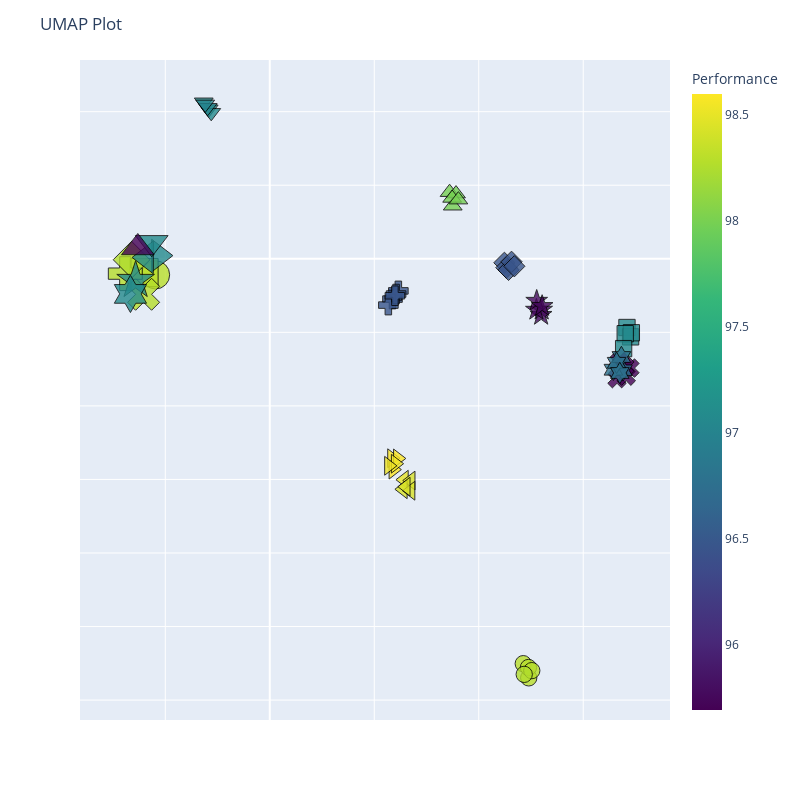

This figure's notebook cell:
### Markdown cell above
### UMAP chart

### Code cell
fig = umap_plot(df_umap_all)

fig.show()

### Figure 1 — Plotly figure (JSON) as saved in the notebook; plotly's stock layout.template omitted (floating-point values rounded to 4 significant figures)
{"data": [{"hovertemplate": "<b>%{hovertext}</b><br><br>algorithm_id=1<br>=%{y}<br>size=%{marker.size}<br>Performance=%{marker.color}<extra></extra>", "hovertext": ["K-Nearest Neighbor<br>Performance: 98.3%<br>Model ID: 298<br>Accuracy: 96.43%<br>Precision: 96.59%<br>Recall: 96.43%<br>ROC AUC: 98.64<br>Geometric Mean: 100.0<br>Matthews Correlation: 100.0<br>F1: 100.0<br>Log Loss: 0.0", "K-Nearest Neighbor<br>Performance: 98.3%<br>Model ID: 346<br>Accuracy: 96.43%<br>Precision: 96.59%<br>Recall: 96.43%<br>ROC AUC: 98.64<br>Geometric Mean: 100.0<br>Matthews Correlation: 100.0<br>F1: 100.0<br>Log Loss: 0.0", "K-Nearest Neighbor<br>Performance: 98.28%<br>Model ID: 490<br>Accuracy: 96.43%<br>Precision: 96.59%<br>Recall: 96.43%<br>ROC AUC: 98.54<br>Geometric Mean: 100.0<br>Matthews Correlation: 100.0<br>F1: 100.0<br>Log Loss: 0.0", "K-Nearest Neighbor<br>Performance: 98.28%<br>Model ID: 538<br>Accuracy: 96.43%<br>Precision: 96.59%<br>Recall: 96.43%<br>ROC AUC: 98.54<br>Geometric Mean: 100.0<br>Matthews Correlation: 100.0<br>F1: 100.0<br>Log Loss: 0.0", "K-Nearest Neighbor<br>Performance: 98.26%<br>Model ID: 544<br>Accuracy: 96.28%<br>Precision: 96.42%<br>Recall: 96.28%<br>ROC AUC: 98.82<br>Geometric Mean: 100.0<br>Matthews Correlation: 100.0<br>F1: 100.0<br>Log Loss: 0.0", "K-Nearest Neighbor<br>Performance: 98.3%<br>Model ID: meta_1<br>Accuracy: 96.43%<br>Precision: 96.59%<br>Recall: 96.43%<br>ROC AUC: 98.64<br>Geometric Mean: 100.0<br>Matthews Correlation: 100.0<br>F1: 100.0<br>Log Loss: 0.0"], "legendgroup": "1", "marker": {"color": [98.3, 98.3, 98.28, 98.28, 98.26, 98.3], "coloraxis": "coloraxis", "line": {"color": "Black", "width": 1}, "opacity": 0.8, "size": [1, 1, 1, 1, 1, 3], "sizemode": "area", "sizeref": 0.0075, "symbol": "circle"}, "mode": "markers", "name": "1", "orientation": "v", "showlegend": true, "type": "scatter", "x": [24.26, 24.78, 24.76, 25.08, 24.35, -10.93], "xaxis": "x", "y": [-27.52, -28.49, -27.78, -28.0, -28.25, -1.093], "yaxis": "y"}, {"hovertemplate": "<b>%{hovertext}</b><br><br>algorithm_id=2<br>=%{y}<br>size=%{marker.size}<br>Performance=%{marker.color}<extra></extra>", "hovertext": ["Support Vector Machine<br>Performance: 97.08%<br>Model ID: 717<br>Accuracy: 96.57%<br>Precision: 96.68%<br>Recall: 96.57%<br>ROC AUC: 98.7<br>Geometric Mean: 97.87<br>Matthews Correlation: 95.29<br>F1: 97.86<br>Log Loss: 2.56", "Support Vector Machine<br>Performance: 97.07%<br>Model ID: 697<br>Accuracy: 96.57%<br>Precision: 96.68%<br>Recall: 96.57%<br>ROC AUC: 98.67<br>Geometric Mean: 97.87<br>Matthews Correlation: 95.29<br>F1: 97.86<br>Log Loss: 6.78", "Support Vector Machine<br>Performance: 97.08%<br>Model ID: 713<br>Accuracy: 96.57%<br>Precision: 96.68%<br>Recall: 96.57%<br>ROC AUC: 98.69<br>Geometric Mean: 97.87<br>Matthews Correlation: 95.29<br>F1: 97.86<br>Log Loss: 3.35", "Support Vector Machine<br>Performance: 97.08%<br>Model ID: 709<br>Accuracy: 96.57%<br>Precision: 96.68%<br>Recall: 96.57%<br>ROC AUC: 98.69<br>Geometric Mean: 97.87<br>Matthews Correlation: 95.29<br>F1: 97.86<br>Log Loss: 4.15", "Support Vector Machine<br>Performance: 97.07%<br>Model ID: 677<br>Accuracy: 96.57%<br>Precision: 96.68%<br>Recall: 96.57%<br>ROC AUC: 98.67<br>Geometric Mean: 97.87<br>Matthews Correlation: 95.29<br>F1: 97.86<br>Log Loss: 11.57", "Support Vector Machine<br>Performance: 98.3%<br>Model ID: meta_2<br>Accuracy: 96.43%<br>Precision: 96.59%<br>Recall: 96.43%<br>ROC AUC: 98.64<br>Geometric Mean: 100.0<br>Matthews Correlation: 100.0<br>F1: 100.0<br>Log Loss: 0.0"], "legendgroup": "2", "marker": {"color": [97.08, 97.07, 97.08, 97.08, 97.07, 98.3], "coloraxis": "coloraxis", "line": {"color": "Black", "width": 1}, "opacity": 0.8, "size": [1, 1, 1, 1, 1, 3], "sizemode": "area", "sizeref": 0.0075, "symbol": "square"}, "mode": "markers", "name": "2", "orientation": "v", "showlegend": true, "type": "scatter", "x": [34.19, 34.53, 34.61, 34.02, 33.87, -12.04], "xaxis": "x", "y": [-4.67, -5.308, -5.029, -5.092, -6.107, -0.9393], "yaxis": "y"}, {"hovertemplate": "<b>%{hovertext}</b><br><br>algorithm_id=3<br>=%{y}<br>size=%{marker.size}<br>Performance=%{marker.color}<extra></extra>", "hovertext": ["Gaussian Naive Bayes<br>Performance: 95.69%<br>Model ID: 737<br>Accuracy: 95.85%<br>Precision: 96.08%<br>Recall: 95.85%<br>ROC AUC: 99.0<br>Geometric Mean: 96.15<br>Matthews Correlation: 91.05<br>F1: 95.88<br>Log Loss: 100.0", "Gaussian Naive Bayes<br>Performance: 95.69%<br>Model ID: 1066<br>Accuracy: 95.85%<br>Precision: 96.08%<br>Recall: 95.85%<br>ROC AUC: 99.0<br>Geometric Mean: 96.15<br>Matthews Correlation: 91.05<br>F1: 95.88<br>Log Loss: 34.07", "Gaussian Naive Bayes<br>Performance: 95.69%<br>Model ID: 1079<br>Accuracy: 95.85%<br>Precision: 96.08%<br>Recall: 95.85%<br>ROC AUC: 99.0<br>Geometric Mean: 96.15<br>Matthews Correlation: 91.05<br>F1: 95.88<br>Log Loss: 31.46", "Gaussian Naive Bayes<br>Performance: 95.69%<br>Model ID: 1078<br>Accuracy: 95.85%<br>Precision: 96.08%<br>Recall: 95.85%<br>ROC AUC: 99.0<br>Geometric Mean: 96.15<br>Matthews Correlation: 91.05<br>F1: 95.88<br>Log Loss: 31.66", "Gaussian Naive Bayes<br>Performance: 95.69%<br>Model ID: 1077<br>Accuracy: 95.85%<br>Precision: 96.08%<br>Recall: 95.85%<br>ROC AUC: 99.0<br>Geometric Mean: 96.15<br>Matthews Correlation: 91.05<br>F1: 95.88<br>Log Loss: 31.86", "Gaussian Naive Bayes<br>Performance: 98.28%<br>Model ID: meta_3<br>Accuracy: 96.43%<br>Precision: 96.59%<br>Recall: 96.43%<br>ROC AUC: 98.54<br>Geometric Mean: 100.0<br>Matthews Correlation: 100.0<br>F1: 100.0<br>Log Loss: 0.0"], "legendgroup": "3", "marker": {"color": [95.69, 95.69, 95.69, 95.69, 95.69, 98.28], "coloraxis": "coloraxis", "line": {"color": "Black", "width": 1}, "opacity": 0.8, "size": [1, 1, 1, 1, 1, 3], "sizemode": "area", "sizeref": 0.0075, "symbol": "x"}, "mode": "markers", "name": "3", "orientation": "v", "showlegend": true, "type": "scatter", "x": [33.24, 34.12, 33.46, 34.47, 33.98, -12.08], "xaxis": "x", "y": [-8.148, -7.98, -7.005, -7.429, -7.331, -2.414], "yaxis": "y"}, {"hovertemplate": "<b>%{hovertext}</b><br><br>algorithm_id=4<br>=%{y}<br>size=%{marker.size}<br>Performance=%{marker.color}<extra></extra>", "hovertext": ["Multilayer Perceptron<br>Performance: 96.47%<br>Model ID: 1334<br>Accuracy: 95.71%<br>Precision: 95.9%<br>Recall: 95.71%<br>ROC AUC: 98.72<br>Geometric Mean: 97.45<br>Matthews Correlation: 94.35<br>F1: 97.43<br>Log Loss: 0.0", "Multilayer Perceptron<br>Performance: 96.47%<br>Model ID: 1346<br>Accuracy: 95.71%<br>Precision: 95.9%<br>Recall: 95.71%<br>ROC AUC: 98.72<br>Geometric Mean: 97.45<br>Matthews Correlation: 94.35<br>F1: 97.43<br>Log Loss: 0.0", "Multilayer Perceptron<br>Performance: 96.47%<br>Model ID: 1333<br>Accuracy: 95.71%<br>Precision: 95.9%<br>Recall: 95.71%<br>ROC AUC: 98.72<br>Geometric Mean: 97.45<br>Matthews Correlation: 94.35<br>F1: 97.43<br>Log Loss: 0.0", "Multilayer Perceptron<br>Performance: 96.47%<br>Model ID: 1339<br>Accuracy: 95.71%<br>Precision: 95.9%<br>Recall: 95.71%<br>ROC AUC: 98.72<br>Geometric Mean: 97.45<br>Matthews Correlation: 94.35<br>F1: 97.43<br>Log Loss: 0.0", "Multilayer Perceptron<br>Performance: 96.47%<br>Model ID: 1340<br>Accuracy: 95.71%<br>Precision: 95.9%<br>Recall: 95.71%<br>ROC AUC: 98.72<br>Geometric Mean: 97.45<br>Matthews Correlation: 94.35<br>F1: 97.43<br>Log Loss: 0.0", "Multilayer Perceptron<br>Performance: 98.28%<br>Model ID: meta_4<br>Accuracy: 96.43%<br>Precision: 96.59%<br>Recall: 96.43%<br>ROC AUC: 98.54<br>Geometric Mean: 100.0<br>Matthews Correlation: 100.0<br>F1: 100.0<br>Log Loss: 0.0"], "legendgroup": "4", "marker": {"color": [96.47, 96.47, 96.47, 96.47, 96.47, 98.28], "coloraxis": "coloraxis", "line": {"color": "Black", "width": 1}, "opacity": 0.8, "size": [1, 1, 1, 1, 1, 3], "sizemode": "area", "sizeref": 0.0075, "symbol": "cross"}, "mode": "markers", "name": "4", "orientation": "v", "showlegend": true, "type": "scatter", "x": [11.75, 12.31, 11.35, 12.09, 11.98, -13.83], "xaxis": "x", "y": [-2.741, -2.182, -3.148, -2.398, -2.512, -1.01], "yaxis": "y"}, {"hovertemplate": "<b>%{hovertext}</b><br><br>algorithm_id=5<br>=%{y}<br>size=%{marker.size}<br>Performance=%{marker.color}<extra></extra>", "hovertext": ["Logistic Regression<br>Performance: 96.46%<br>Model ID: 1357<br>Accuracy: 96.43%<br>Precision: 96.52%<br>Recall: 96.43%<br>ROC AUC: 99.41<br>Geometric Mean: 96.52<br>Matthews Correlation: 93.03<br>F1: 96.85<br>Log Loss: 0.22", "Logistic Regression<br>Performance: 96.46%<br>Model ID: 1365<br>Accuracy: 96.43%<br>Precision: 96.52%<br>Recall: 96.43%<br>ROC AUC: 99.41<br>Geometric Mean: 96.52<br>Matthews Correlation: 93.03<br>F1: 96.85<br>Log Loss: 0.22", "Logistic Regression<br>Performance: 96.46%<br>Model ID: 1381<br>Accuracy: 96.43%<br>Precision: 96.52%<br>Recall: 96.43%<br>ROC AUC: 99.41<br>Geometric Mean: 96.52<br>Matthews Correlation: 93.03<br>F1: 96.85<br>Log Loss: 0.22", "Logistic Regression<br>Performance: 96.46%<br>Model ID: 1374<br>Accuracy: 96.43%<br>Precision: 96.52%<br>Recall: 96.43%<br>ROC AUC: 99.41<br>Geometric Mean: 96.52<br>Matthews Correlation: 93.03<br>F1: 96.85<br>Log Loss: 0.22", "Logistic Regression<br>Performance: 96.46%<br>Model ID: 1373<br>Accuracy: 96.43%<br>Precision: 96.52%<br>Recall: 96.43%<br>ROC AUC: 99.41<br>Geometric Mean: 96.52<br>Matthews Correlation: 93.03<br>F1: 96.85<br>Log Loss: 0.22", "Logistic Regression<br>Performance: 98.26%<br>Model ID: meta_5<br>Accuracy: 96.28%<br>Precision: 96.42%<br>Recall: 96.28%<br>ROC AUC: 98.82<br>Geometric Mean: 100.0<br>Matthews Correlation: 100.0<br>F1: 100.0<br>Log Loss: 0.0"], "legendgroup": "5", "marker": {"color": [96.46, 96.46, 96.46, 96.46, 96.46, 98.26], "coloraxis": "coloraxis", "line": {"color": "Black", "width": 1}, "opacity": 0.8, "size": [1, 1, 1, 1, 1, 3], "sizemode": "area", "sizeref": 0.0075, "symbol": "diamond"}, "mode": "markers", "name": "5", "orientation": "v", "showlegend": true, "type": "scatter", "x": [22.46, 22.64, 22.85, 23.14, 23.41, -13.23], "xaxis": "x", "y": [-0.272, -0.6022, -0.755, -0.2023, -0.5095, -0.06434], "yaxis": "y"}, {"hovertemplate": "<b>%{hovertext}</b><br><br>algorithm_id=6<br>=%{y}<br>size=%{marker.size}<br>Performance=%{marker.color}<extra></extra>", "hovertext": ["Linear Discriminant Analysis<br>Performance: 95.77%<br>Model ID: 2196<br>Accuracy: 95.71%<br>Precision: 95.88%<br>Recall: 95.71%<br>ROC AUC: 99.36<br>Geometric Mean: 95.69<br>Matthews Correlation: 91.74<br>F1: 96.27<br>Log Loss: 100.0", "Linear Discriminant Analysis<br>Performance: 95.77%<br>Model ID: 2195<br>Accuracy: 95.71%<br>Precision: 95.88%<br>Recall: 95.71%<br>ROC AUC: 99.36<br>Geometric Mean: 95.69<br>Matthews Correlation: 91.74<br>F1: 96.27<br>Log Loss: 100.0", "Linear Discriminant Analysis<br>Performance: 95.76%<br>Model ID: 2172<br>Accuracy: 95.71%<br>Precision: 95.88%<br>Recall: 95.71%<br>ROC AUC: 99.39<br>Geometric Mean: 95.59<br>Matthews Correlation: 91.74<br>F1: 96.27<br>Log Loss: 70.9", "Linear Discriminant Analysis<br>Performance: 95.76%<br>Model ID: 2170<br>Accuracy: 95.71%<br>Precision: 95.88%<br>Recall: 95.71%<br>ROC AUC: 99.39<br>Geometric Mean: 95.59<br>Matthews Correlation: 91.74<br>F1: 96.27<br>Log Loss: 68.95", "Linear Discriminant Analysis<br>Performance: 95.76%<br>Model ID: 2171<br>Accuracy: 95.71%<br>Precision: 95.88%<br>Recall: 95.71%<br>ROC AUC: 99.39<br>Geometric Mean: 95.59<br>Matthews Correlation: 91.74<br>F1: 96.27<br>Log Loss: 70.9", "Linear Discriminant Analysis<br>Performance: 97.08%<br>Model ID: meta_6<br>Accuracy: 96.57%<br>Precision: 96.68%<br>Recall: 96.57%<br>ROC AUC: 98.7<br>Geometric Mean: 97.87<br>Matthews Correlation: 95.29<br>F1: 97.86<br>Log Loss: 2.56"], "legendgroup": "6", "marker": {"color": [95.77, 95.77, 95.76, 95.76, 95.76, 97.08], "coloraxis": "coloraxis", "line": {"color": "Black", "width": 1}, "opacity": 0.8, "size": [1, 1, 1, 1, 1, 3], "sizemode": "area", "sizeref": 0.0075, "symbol": "star"}, "mode": "markers", "name": "6", "orientation": "v", "showlegend": true, "type": "scatter", "x": [26.02, 25.97, 25.52, 25.55, 26.07, -12.84], "xaxis": "x", "y": [-3.467, -3.82, -3.472, -2.863, -3.218, -1.476], "yaxis": "y"}, {"hovertemplate": "<b>%{hovertext}</b><br><br>algorithm_id=7<br>=%{y}<br>size=%{marker.size}<br>Performance=%{marker.color}<extra></extra>", "hovertext": ["Quadratic Discriminant Analysis<br>Performance: 96.78%<br>Model ID: 2424<br>Accuracy: 96.86%<br>Precision: 96.96%<br>Recall: 96.86%<br>ROC AUC: 99.36<br>Geometric Mean: 97.02<br>Matthews Correlation: 93.42<br>F1: 97.01<br>Log Loss: 15.72", "Quadratic Discriminant Analysis<br>Performance: 96.78%<br>Model ID: 2423<br>Accuracy: 96.86%<br>Precision: 96.96%<br>Recall: 96.86%<br>ROC AUC: 99.36<br>Geometric Mean: 97.02<br>Matthews Correlation: 93.42<br>F1: 97.01<br>Log Loss: 15.72", "Quadratic Discriminant Analysis<br>Performance: 96.78%<br>Model ID: 2425<br>Accuracy: 96.86%<br>Precision: 96.96%<br>Recall: 96.86%<br>ROC AUC: 99.36<br>Geometric Mean: 97.02<br>Matthews Correlation: 93.42<br>F1: 97.01<br>Log Loss: 15.72", "Quadratic Discriminant Analysis<br>Performance: 96.78%<br>Model ID: 2426<br>Accuracy: 96.86%<br>Precision: 96.96%<br>Recall: 96.86%<br>ROC AUC: 99.36<br>Geometric Mean: 97.02<br>Matthews Correlation: 93.42<br>F1: 97.01<br>Log Loss: 15.72", "Quadratic Discriminant Analysis<br>Performance: 96.78%<br>Model ID: 2422<br>Accuracy: 96.86%<br>Precision: 96.96%<br>Recall: 96.86%<br>ROC AUC: 99.36<br>Geometric Mean: 97.02<br>Matthews Correlation: 93.42<br>F1: 97.01<br>Log Loss: 15.72", "Quadratic Discriminant Analysis<br>Performance: 97.07%<br>Model ID: meta_7<br>Accuracy: 96.57%<br>Precision: 96.68%<br>Recall: 96.57%<br>ROC AUC: 98.67<br>Geometric Mean: 97.87<br>Matthews Correlation: 95.29<br>F1: 97.86<br>Log Loss: 6.78"], "legendgroup": "7", "marker": {"color": [96.78, 96.78, 96.78, 96.78, 96.78, 97.07], "coloraxis": "coloraxis", "line": {"color": "Black", "width": 1}, "opacity": 0.8, "size": [1, 1, 1, 1, 1, 3], "sizemode": "area", "sizeref": 0.0075, "symbol": "hexagram"}, "mode": "markers", "name": "7", "orientation": "v", "showlegend": true, "type": "scatter", "x": [33.81, 32.89, 33.66, 33.2, 33.5, -13.34], "xaxis": "x", "y": [-7.583, -7.542, -6.678, -7.071, -7.763, -2.387], "yaxis": "y"}, {"hovertemplate": "<b>%{hovertext}</b><br><br>algorithm_id=8<br>=%{y}<br>size=%{marker.size}<br>Performance=%{marker.color}<extra></extra>", "hovertext": ["Random Forest<br>Performance: 98.6%<br>Model ID: 2453<br>Accuracy: 97.0%<br>Precision: 97.1%<br>Recall: 97.0%<br>ROC AUC: 99.08<br>Geometric Mean: 100.0<br>Matthews Correlation: 100.0<br>F1: 100.0<br>Log Loss: 88.53", "Random Forest<br>Performance: 98.6%<br>Model ID: 2454<br>Accuracy: 97.0%<br>Precision: 97.1%<br>Recall: 97.0%<br>ROC AUC: 99.08<br>Geometric Mean: 100.0<br>Matthews Correlation: 100.0<br>F1: 100.0<br>Log Loss: 91.48", "Random Forest<br>Performance: 98.6%<br>Model ID: 2455<br>Accuracy: 97.0%<br>Precision: 97.1%<br>Recall: 97.0%<br>ROC AUC: 99.07<br>Geometric Mean: 100.0<br>Matthews Correlation: 100.0<br>F1: 100.0<br>Log Loss: 88.39", "Random Forest<br>Performance: 98.54%<br>Model ID: 2447<br>Accuracy: 96.86%<br>Precision: 96.96%<br>Recall: 96.86%<br>ROC AUC: 99.08<br>Geometric Mean: 100.0<br>Matthews Correlation: 100.0<br>F1: 100.0<br>Log Loss: 100.0", "Random Forest<br>Performance: 98.54%<br>Model ID: 2469<br>Accuracy: 96.86%<br>Precision: 96.96%<br>Recall: 96.86%<br>ROC AUC: 99.08<br>Geometric Mean: 100.0<br>Matthews Correlation: 100.0<br>F1: 100.0<br>Log Loss: 76.88", "Random Forest<br>Performance: 97.08%<br>Model ID: meta_8<br>Accuracy: 96.57%<br>Precision: 96.68%<br>Recall: 96.57%<br>ROC AUC: 98.69<br>Geometric Mean: 97.87<br>Matthews Correlation: 95.29<br>F1: 97.86<br>Log Loss: 3.35"], "legendgroup": "8", "marker": {"color": [98.6, 98.6, 98.6, 98.54, 98.54, 97.08], "coloraxis": "coloraxis", "line": {"color": "Black", "width": 1}, "opacity": 0.8, "size": [1, 1, 1, 1, 1, 3], "sizemode": "area", "sizeref": 0.0075, "symbol": "triangle-right"}, "mode": "markers", "name": "8", "orientation": "v", "showlegend": true, "type": "scatter", "x": [11.68, 11.81, 12.24, 12.03, 11.39, -10.63], "xaxis": "x", "y": [-13.56, -14.33, -13.57, -13.93, -14.07, 0.2153], "yaxis": "y"}, {"hovertemplate": "<b>%{hovertext}</b><br><br>algorithm_id=9<br>=%{y}<br>size=%{marker.size}<br>Performance=%{marker.color}<extra></extra>", "hovertext": ["Extra Trees<br>Performance: 98.5%<br>Model ID: 2673<br>Accuracy: 96.71%<br>Precision: 96.83%<br>Recall: 96.71%<br>ROC AUC: 99.27<br>Geometric Mean: 100.0<br>Matthews Correlation: 100.0<br>F1: 100.0<br>Log Loss: 0.0", "Extra Trees<br>Performance: 98.44%<br>Model ID: 2607<br>Accuracy: 96.57%<br>Precision: 96.68%<br>Recall: 96.57%<br>ROC AUC: 99.26<br>Geometric Mean: 100.0<br>Matthews Correlation: 100.0<br>F1: 100.0<br>Log Loss: 0.0", "Extra Trees<br>Performance: 98.44%<br>Model ID: 2670<br>Accuracy: 96.57%<br>Precision: 96.69%<br>Recall: 96.57%<br>ROC AUC: 99.27<br>Geometric Mean: 100.0<br>Matthews Correlation: 100.0<br>F1: 100.0<br>Log Loss: 0.0", "Extra Trees<br>Performance: 98.44%<br>Model ID: 2676<br>Accuracy: 96.57%<br>Precision: 96.69%<br>Recall: 96.57%<br>ROC AUC: 99.27<br>Geometric Mean: 100.0<br>Matthews Correlation: 100.0<br>F1: 100.0<br>Log Loss: 0.0", "Extra Trees<br>Performance: 98.44%<br>Model ID: 2675<br>Accuracy: 96.57%<br>Precision: 96.69%<br>Recall: 96.57%<br>ROC AUC: 99.27<br>Geometric Mean: 100.0<br>Matthews Correlation: 100.0<br>F1: 100.0<br>Log Loss: 0.0", "Extra Trees<br>Performance: 97.08%<br>Model ID: meta_9<br>Accuracy: 96.57%<br>Precision: 96.68%<br>Recall: 96.57%<br>ROC AUC: 98.69<br>Geometric Mean: 97.87<br>Matthews Correlation: 95.29<br>F1: 97.86<br>Log Loss: 4.15"], "legendgroup": "9", "marker": {"color": [98.5, 98.44, 98.44, 98.44, 98.44, 97.08], "coloraxis": "coloraxis", "line": {"color": "Black", "width": 1}, "opacity": 0.8, "size": [1, 1, 1, 1, 1, 3], "sizemode": "area", "sizeref": 0.0075, "symbol": "triangle-left"}, "mode": "markers", "name": "9", "orientation": "v", "showlegend": true, "type": "scatter", "x": [12.86, 13.51, 12.76, 13.49, 13.03, -11.83], "xaxis": "x", "y": [-15.02, -15.07, -15.67, -15.77, -15.49, 0.08989], "yaxis": "y"}, {"hovertemplate": "<b>%{hovertext}</b><br><br>algorithm_id=10<br>=%{y}<br>size=%{marker.size}<br>Performance=%{marker.color}<extra></extra>", "hovertext": ["Adaptive Boosting<br>Performance: 97.12%<br>Model ID: 2844<br>Accuracy: 94.99%<br>Precision: 95.2%<br>Recall: 94.99%<br>ROC AUC: 98.4<br>Geometric Mean: 99.05<br>Matthews Correlation: 98.1<br>F1: 99.14<br>Log Loss: 91.16", "Adaptive Boosting<br>Performance: 97.1%<br>Model ID: 2843<br>Accuracy: 95.28%<br>Precision: 95.51%<br>Recall: 95.28%<br>ROC AUC: 98.54<br>Geometric Mean: 98.73<br>Matthews Correlation: 97.47<br>F1: 98.86<br>Log Loss: 90.52", "Adaptive Boosting<br>Performance: 97.08%<br>Model ID: 2834<br>Accuracy: 94.99%<br>Precision: 95.21%<br>Recall: 94.99%<br>ROC AUC: 98.62<br>Geometric Mean: 98.94<br>Matthews Correlation: 97.79<br>F1: 99.0<br>Log Loss: 87.63", "Adaptive Boosting<br>Performance: 97.03%<br>Model ID: 2845<br>Accuracy: 94.99%<br>Precision: 95.21%<br>Recall: 94.99%<br>ROC AUC: 98.42<br>Geometric Mean: 98.84<br>Matthews Correlation: 97.78<br>F1: 99.0<br>Log Loss: 91.33", "Adaptive Boosting<br>Performance: 97.01%<br>Model ID: 2836<br>Accuracy: 94.85%<br>Precision: 95.04%<br>Recall: 94.85%<br>ROC AUC: 98.62<br>Geometric Mean: 98.94<br>Matthews Correlation: 97.79<br>F1: 99.0<br>Log Loss: 88.67", "Adaptive Boosting<br>Performance: 97.07%<br>Model ID: meta_10<br>Accuracy: 96.57%<br>Precision: 96.68%<br>Recall: 96.57%<br>ROC AUC: 98.67<br>Geometric Mean: 97.87<br>Matthews Correlation: 95.29<br>F1: 97.86<br>Log Loss: 11.57"], "legendgroup": "10", "marker": {"color": [97.12, 97.1, 97.08, 97.03, 97.01, 97.07], "coloraxis": "coloraxis", "line": {"color": "Black", "width": 1}, "opacity": 0.8, "size": [1, 1, 1, 1, 1, 3], "sizemode": "area", "sizeref": 0.0075, "symbol": "triangle-down"}, "mode": "markers", "name": "10", "orientation": "v", "showlegend": true, "type": "scatter", "x": [-5.845, -6.319, -5.604, -5.945, -6.176, -11.3], "xaxis": "x", "y": [10.17, 10.65, 9.934, 10.27, 10.51, 1.096], "yaxis": "y"}, {"hovertemplate": "<b>%{hovertext}</b><br><br>algorithm_id=11<br>=%{y}<br>size=%{marker.size}<br>Performance=%{marker.color}<extra></extra>", "hovertext": ["Gradient Boosting<br>Performance: 97.99%<br>Model ID: 2986<br>Accuracy: 95.57%<br>Precision: 95.67%<br>Recall: 95.57%<br>ROC AUC: 99.13<br>Geometric Mean: 100.0<br>Matthews Correlation: 100.0<br>F1: 100.0<br>Log Loss: 0.0", "Gradient Boosting<br>Performance: 97.99%<br>Model ID: 3045<br>Accuracy: 95.57%<br>Precision: 95.67%<br>Recall: 95.57%<br>ROC AUC: 99.12<br>Geometric Mean: 100.0<br>Matthews Correlation: 100.0<br>F1: 100.0<br>Log Loss: 0.11", "Gradient Boosting<br>Performance: 97.98%<br>Model ID: 2963<br>Accuracy: 95.57%<br>Precision: 95.68%<br>Recall: 95.57%<br>ROC AUC: 99.07<br>Geometric Mean: 100.0<br>Matthews Correlation: 100.0<br>F1: 100.0<br>Log Loss: 2.12", "Gradient Boosting<br>Performance: 97.99%<br>Model ID: 2964<br>Accuracy: 95.57%<br>Precision: 95.68%<br>Recall: 95.57%<br>ROC AUC: 99.08<br>Geometric Mean: 100.0<br>Matthews Correlation: 100.0<br>F1: 100.0<br>Log Loss: 1.95", "Gradient Boosting<br>Performance: 97.99%<br>Model ID: 2965<br>Accuracy: 95.57%<br>Precision: 95.68%<br>Recall: 95.57%<br>ROC AUC: 99.08<br>Geometric Mean: 100.0<br>Matthews Correlation: 100.0<br>F1: 100.0<br>Log Loss: 1.85", "Gradient Boosting<br>Performance: 95.69%<br>Model ID: meta_11<br>Accuracy: 95.85%<br>Precision: 96.08%<br>Recall: 95.85%<br>ROC AUC: 99.0<br>Geometric Mean: 96.15<br>Matthews Correlation: 91.05<br>F1: 95.88<br>Log Loss: 100.0"], "legendgroup": "11", "marker": {"color": [97.99, 97.99, 97.98, 97.99, 97.99, 95.69], "coloraxis": "coloraxis", "line": {"color": "Black", "width": 1}, "opacity": 0.8, "size": [1, 1, 1, 1, 1, 3], "sizemode": "area", "sizeref": 0.0075, "symbol": "triangle-up"}, "mode": "markers", "name": "11", "orientation": "v", "showlegend": true, "type": "scatter", "x": [17.21, 17.51, 17.82, 17.45, 18.05, -12.63], "xaxis": "x", "y": [4.517, 3.595, 4.422, 4.125, 4.011, 0.7585], "yaxis": "y"}], "layout": {"coloraxis": {"colorbar": {"title": {"text": "Performance"}}, "colorscale": [[0, "#440154"], [0.1111, "#482878"], [0.2222, "#3e4989"], [0.3333, "#31688e"], [0.4444, "#26828e"], [0.5556, "#1f9e89"], [0.6667, "#35b779"], [0.7778, "#6ece58"], [0.8889, "#b5de2b"], [1, "#fde725"]]}, "height": 800, "hovermode": "closest", "legend": {"itemsizing": "constant", "title": {"text": "algorithm_id"}, "tracegroupgap": 0}, "margin": {"t": 60}, "showlegend": false, "title": {"text": "UMAP Plot"}, "width": 800, "xaxis": {"anchor": "y", "domain": [0, 1], "showticklabels": false, "title": {"text": ""}}, "yaxis": {"anchor": "x", "domain": [0, 1], "showticklabels": false, "title": {"text": ""}}}}
